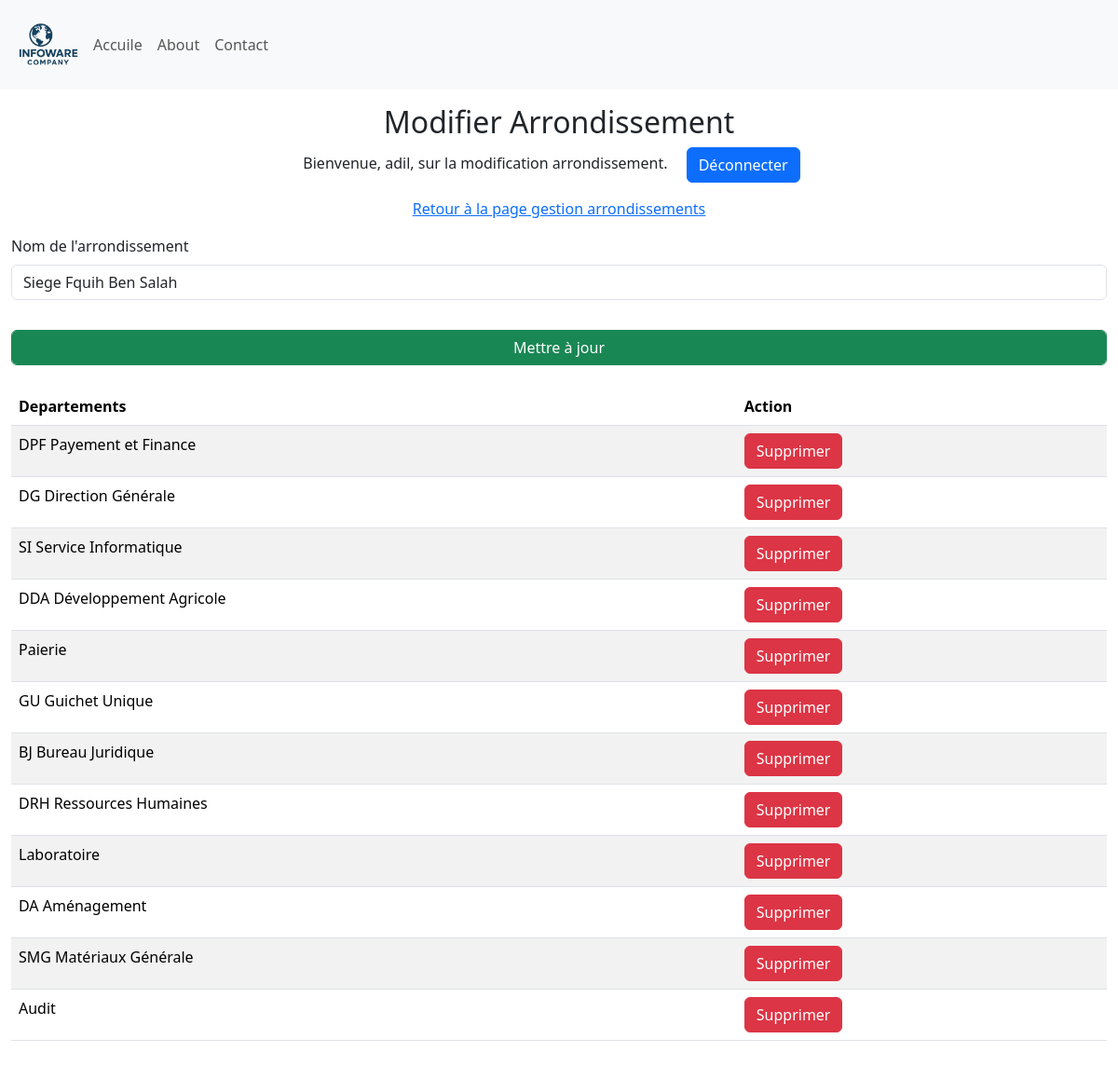
Screenshot of /update_arrondissement/1 (signed in) with the database file from the repository.
### Site/models.py (models this page shows, shortened)
class Arondissement(db.Model):
    id = db.Column(db.Integer, primary_key=True)
    arondissement = db.Column(db.String(25), unique=True, nullable=False)
    departement = db.relationship('Departement', backref='Departement', lazy=True)

class Departement(db.Model):
    id = db.Column(db.Integer, primary_key=True)
    departement = db.Column(db.String(25), unique=True, nullable=False)
    arondissement = db.Column(db.Integer, db.ForeignKey('arondissement.id'), nullable=False)

### Site/dashbord/arrondissement.py (the view)
@arrondissement.route('/update_arrondissement/<int:arrondissement_id>', methods=['GET', 'POST'])
def update_arrondissement(arrondissement_id):
    if 'user' not in session:
        return redirect(url_for('admin.admin'))
    arrondissement = Arondissement.query.get_or_404(arrondissement_id)
    if request.method == 'POST':
        new_name = request.form.get('arrondissementName')
        if new_name:
            arrondissement.arondissement = new_name
            db.session.commit()
            return redirect(url_for('arrondissement.manage_Arrondissements'))
    return render_template('update_arondissement.html', name=session['user'], arrondissement=arrondissement, departements=arrondissement.departement)

### Site/templates/update_arondissement.html (shortened to what this page needs)
{% extends 'base.html' %}
{% block body %}
<div class="container-fluid">
    <div class="row">
        <div class="col-12  my-3">
            <div class="text-center">
                <h2>Modifier Arrondissement</h2>
                <p>Bienvenue, {{ name }}, sur la modification arrondissement. <a class="mx-3 btn btn-primary" href="{{ url_for('admin.logout') }}"">Déconnecter</a></p>
                <p><a href="{{ url_for('arrondissement.manage_Arrondissements') }}">Retour à la page gestion arrondissements</a> </p>
            </div>
           <form method="POST">
                <div class="mb-3">
                    <label for="arrondissementName" class="form-label">Nom de l'arrondissement</label>
                    <input type="text" class="form-control" id="arrondissementName" name="arrondissementName" value="{{ arrondissement.arondissement }}" required>
                </div>
                <div class="mb-3">
                    <input type="submit" class="form-control btn btn-success mt-3" value="Mettre à jour">
                </div>
            </form>
                {% if departements %}
                <table class="table table-striped mt-4 ">
                    <thead>
                        <tr>
                          <th scope="col">Departements</th>
                          <th scope="col">Action</th>
                        </tr>
                      </thead>
                      <tbody>
                        {% for departement in departements %}
                        <tr>
                          <td>{{ departement.departement }}</td>
                          <td>
                             <a href ="{{ url_for('departement.delete_departement', departement_id=departement.id) }}" onclick="return confirm('Êtes-vous sûr de vouloir supprimer cet arrondissement ?');"  class="btn btn-danger">Supprimer</a>
                          </td>
                        </tr>
                        {% endfor %}
                </table>
                {% else %}
                <p class="mt-4 text-danger h4">Aucun departement associé à cet arrondissement.</p>
                {% endif %}
        </div>
    </div>
</div>
{% endblock %}

### Site/static/style.css (style rules this page uses)
* { margin: 0; padding: 0; box-sizing: border-box; }
:root { --primary-color: #0056b3; --secondary-color: #f8f9fa; --text-color: #333; --highlight-color: #007bff; }
body { font-family: 'Segoe UI', Tahoma, Geneva, Verdana, sans-serif; }

### rows the page displays
Arondissement: arrondissementName "Siege Fquih Ben Salah"
Departement: departement "DPF Payement et Finance"
Departement: departement "DG Direction Générale"
Departement: departement "SI Service Informatique"
Departement: departement "DDA Développement Agricole"
Departement: departement "Paierie"
Departement: departement "GU Guichet Unique"
Departement: departement "BJ Bureau Juridique"
Departement: departement "DRH Ressources Humaines"
Departement: departement "Laboratoire"
Departement: departement "DA Aménagement"
Departement: departement "SMG Matériaux Générale"
Departement: departement "Audit"

### other values shown
{{ name }} "adil"
